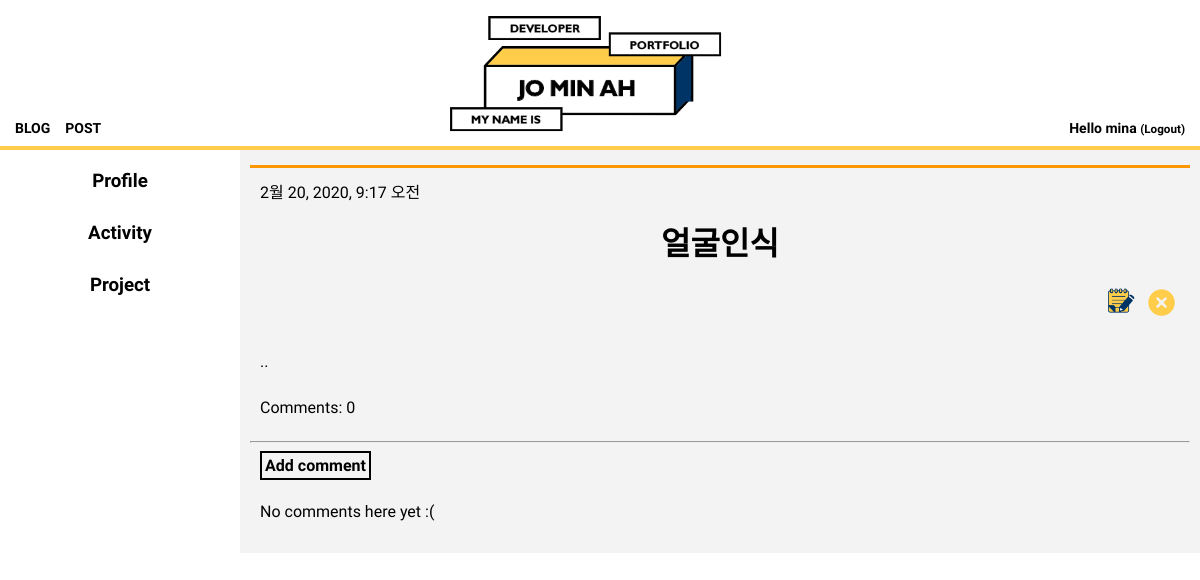
Screenshot of /menu/5/ (signed in) with the database file from the repository.
### blog/models.py (models this page shows, shortened)
class Post(models.Model):
    author = models.ForeignKey(settings.AUTH_USER_MODEL, on_delete=models.CASCADE)
    menu=models.ForeignKey('blog.Menu',on_delete=models.CASCADE,related_name='posts')
    parent_title_choices=(('Profile','Profile'),('Activity','Activity'),('Project','Project'))
    parent_title=models.CharField(max_length=30,choices=parent_title_choices,default='Profile')
    index_title_choices=(('Profile',(('Skill','Skill'),)),('Activity',(('UCI Undergraduate Researcher','UCI Undergraduate Researcher'),('Coding HelpDesk','Coding HelpDesk'),('Heronation InternShip','Heronation InternShip'))),('Project',(('Face Recogntion','Face Recognition'),('Mu:Ping App','Mu:Ping App'),('Ang-Bob App','Ang-Bob App'),('Flex-Bison Interpreter','Flex-Bison Interpreter'),('Z-shop App','Z-shop App'),)))
    index_title=models.CharField(max_length=30,choices=index_title_choices,default='Skill')
    title = models.CharField(max_length=200)
    period=models.CharField(max_length=50)
    text = models.TextField()
    created_date = models.DateTimeField(
            default=timezone.now)
    published_date = models.DateTimeField(
            blank=True, null=True)
    def approved_comments(self):
        return self.comments.filter(approved_comment=True)

### blog/views.py (the view)
# urls.py: path('menu/<int:pk>/',views.menu_detail,name='menu_detail'),
def menu_detail(request,pk):
    menu=get_object_or_404(Menu,pk=pk)
    post = get_object_or_404(Post, pk=pk)
    profile=Menu.objects.filter(parent_title__contains="Profile")
    activity=Menu.objects.filter(parent_title__contains="Activity")
    project=Menu.objects.filter(parent_title__contains="Project")
    return render(request,'blog/menu_detail.html',{'menu':menu,'post': post,'profile':profile,"activity":activity,"project":project})

### blog/template/blog/menu_detail.html
{% extends 'blog/base.html' %}
{% load static %}
{% block content %}
{% for post in menu.posts.all %}
<div style="border-top:3px solid #FF9800; margin-top:5px">
  <div class="post" style="padding:10px;">
    {% if post.published_date %}
    <div class="date">
      {{ post.published_date }}
    </div>
    {% endif %}
    <h1>{{ post.title }}</h1>
    {% if user.is_authenticated %}
    <div align="right">
      <a class="btn btn-default" href="{% url 'post_edit' pk=post.pk %}"><img src="{% static 'img/edit_1.png' %}" style="width:40px;"></a>
      <a class="btn btn-default" href="{% url 'post_remove' pk=post.pk %}"><img src="{% static 'img/delete.png' %}" style="width:37px;"></a>
    </div>
    {% endif %}
    <p>{{ post.text|linebreaksbr }}</p>
    <a href="{% url 'post_detail' pk=post.pk %}" style=" font-family: 'Tomorrow', sans-serif;">Comments: {{ post.approved_comments.count }}</a>
  </div>
  <hr>
    <a class='btn btn-default' href="{% url 'add_comment_to_post' pk=post.pk %}" style=" font-family: 'Tomorrow', sans-serif; border:2px solid black; padding:3px; font-weight:bold; margin-left:10px;">Add comment</a>
    {% for comment in post.comments.all %}
    {% if user.is_authenticated or comment.approved_comment %}
    <div class="comment" style="font-family: 'Tomorrow', sans-serif; border-bottom:1px solid #bcbcbc; margin-top:5px; padding:10px; color:#5d5d5d;">
      <div class="date">
        {{ comment.created_date }}
        {% if not comment.approved_comment %}
        <a class="btn btn-default" href="{% url 'comment_remove' pk=comment.pk %}" style="color:#ffa500; border:1px solid #ffa500; font-size:12px; padding:3px;">삭제</a>
        <a class="btn btn-default" href="{% url 'comment_approve' pk=comment.pk%}" style="color:#ffa500; border:1px solid #ffa500; font-size:12px; padding:3px;">승인</a>
        {% endif %}
      </div>
      <strong>{{ comment.author }}</strong>
      <div>{{ comment.text|linebreaks }}</div>
    </div>
  {% endif %}
  {% empty %}
  <p style=" font-family: 'Tomorrow', sans-serif; margin-left:10px;">No comments here yet :(</p>
  {% endfor %}
</div>
{% endfor %}
{% endblock %}

### blog/template/blog/base.html (shortened to what this page needs)
{% load static %}
<!doctype html>
<html>
<head>
  <link rel="stylesheet" type="text/css" href="{% static 'css/style.css' %}">
</head>
<body>
  <div class="top" align=center>
    <a href="{% url 'post_list' %}"><img src="{% static 'img/logo.png' %}" style="border-bottom:10px;"></a>
    <a href="{% url 'post_list' %}" class="top-menu">
      <div>BLOG</div></a>
    {% if user.is_authenticated %}
    <a href="{% url 'post_new' %}" class="top-menu">
      <div>POST</div></a>
      {% endif %}
      {% if user.is_authenticated %}
      <div class="right-menu1">Hello {{ user.username }} <small>(<a href="{% url 'logout' %}" class='logout'>Logout</a>)</small></div>
      {% else %}
      <a href="{% url 'login' %}" class="right-menu">
        <div>LOGIN</div>
      </a>
      {% endif %}
  </div>
  <div id="grid">
    <div>
    <ul class="accordion">
      <li class="item">
        <h3 class="accordionTitle"> Profile</h3>
      </li>
      <li class="item">
        <h3 class="accordionTitle"> Activity</h3>
      </li>
      <li class="item">
        <h3 class="accordionTitle"> Project</h3>
      </li>
    </ul>
  </div>
    <div id="article">
      {% block content %}
      {% endblock %}
    </div>
  </div>
</body>
</html>

### blog/static/css/style.css (style rules this page uses)
body { margin: 0 }
a { color: black; text-decoration: none; }
h1 { text-align: center; }
img { width: 300px; height: auto; }
.top { border-bottom: 4px #FFCD4A solid; }
.top-menu { font-family: 'Tomorrow', sans-serif; font-size:14px; margin-top: 120px; margin-left: 15px; float:left; font-weight: bold; }
.right-menu1 { font-family: 'Tomorrow', sans-serif; font-size:14px; margin-top: 120px; margin-right: 15px; font-weight: bold; float:right; }
#grid .accordion { font-family: 'Tomorrow', sans-serif; font-weight: bold; text-align: center; width: 240px; padding-inline-start: 0px; margin: 0; list-style: none; }
#grid ul { font-family: 'Tomorrow', sans-serif; list-style: none; padding-inline-start: 0px; }
.accordionTitle { padding-top: 10px; padding-bottom: 10px; margin-top: 10px; margin-bottom: 10px; }
h3 { margin: 0px; padding-top: 20px; padding-bottom: 10px; }
#grid { display: grid; grid-template-columns: 240px 1fr; background-color: white; }
#article { padding: 10px; font-family: 'Tomorrow', sans-serif; background-color: #f3f3f3; line-height: 30px; }

### rows the page displays
Post: published_date "2월 20, 2020, 9:17 오전", title "얼굴인식", text "..", approved_comments.count "0"

### other values shown
{{ user.username }} "mina"
